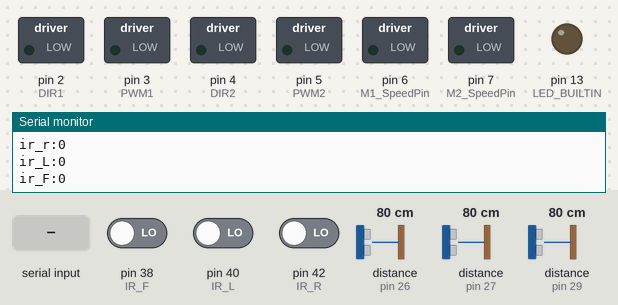
Recording of a sketch running on a simulated Arduino Mega 2560, built with avr-gcc and run on an emulated ATmega2560. On the bench: switched loads named in the sketch (green lamp = pin HIGH), output pins drawn as LEDs (lit = HIGH), the last lines printed to the serial monitor. Wiring (inferred from the names in the program): ultrasonic range finder: trigger pin 24; echo pin 26. The inputs (shaded band) are chosen by the test bench; at power-on: distance to the obstacle (sensors on pin 26, pin 27, pin 29) 80 cm, pin 38 (IR_F) LOW, pin 40 (IR_L) LOW, pin 42 (IR_R) LOW. The echo pulse lasts 58.3 µs per cm; pins used as bus, display or sensor lines are not drawn.

Above: at 1.2 s.
1.3 s: distance to the obstacle (sensor on pin 26) set to 44 cm
2.8 s: distance to the obstacle (sensor on pin 26) set to 38 cm
At 5.5 s:
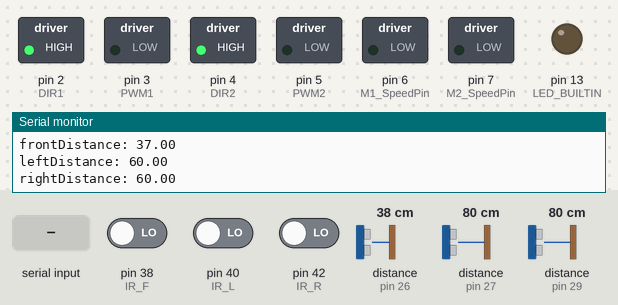
5.8 s: "S" received over Serial
At 8.5 s:
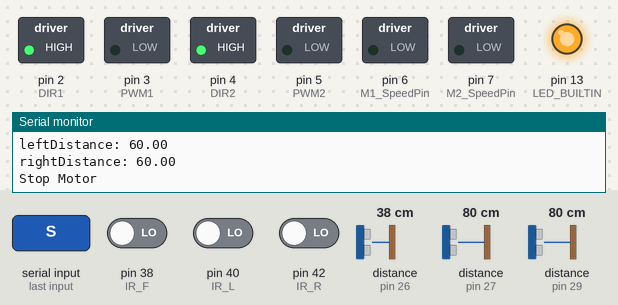
8.8 s: distance to the obstacle (sensor on pin 27) set to 2 cm
11.8 s: distance to the obstacle (sensor on pin 27) set to 35 cm
At 13.0 s:
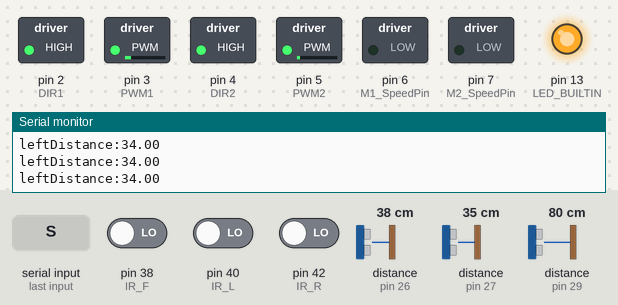
13.3 s: distance to the obstacle (sensor on pin 27) set to 4 cm
At 14.1 s:
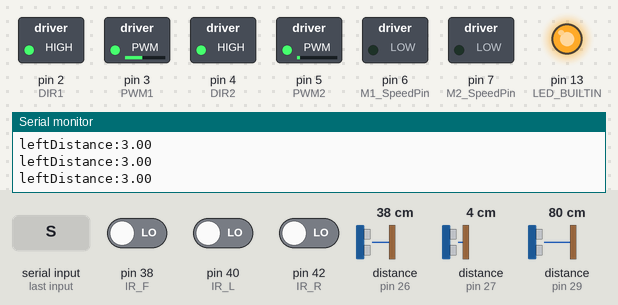
Timing chart, 0 to 15.8 s (numbered marks = the images above; inputs shaded):
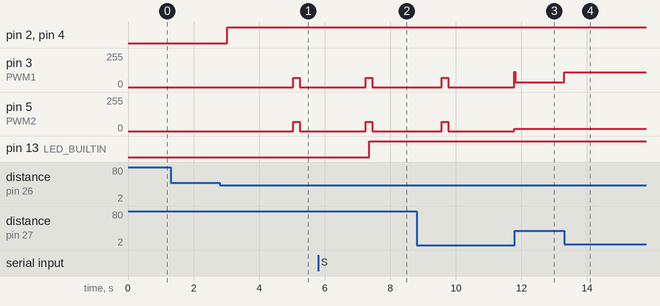

The sketch:

CoffeeRobot_1125_3_ir_and_us.ino
```cpp
///////////////
#define DIR1 2
#define PWM1 3
#define DIR2 4
#define PWM2 5  //Driving motors

#define IR_R 42  //I3
#define IR_F 38  //I2
#define IR_L 40  //I1   Ir sensor right & left


#define TRIG_F 24
#define ECHO_F 26
#define TRIG_L 25
#define ECHO_L 27
#define TRIG_R 28
#define ECHO_R 29

int drivingflag = 0;

int M1_pinNum_1 = 28;
int M1_pinNum_2 = 29;
int M1_SpeedPin = 6;

int M2_pinNum_1 = 30;
int M2_pinNum_2 = 31;
int M2_SpeedPin = 7;


char cmd='z';
int ir_R;
int ir_F;
int ir_L;  // ir sensor read

float Kp = 2.35;
float Kd = 0;
float Ki = 0;
//gain values

float e, e_dot, int_e, pree = 0;
float pretime, dt = 0;


int flag = 0;

void one_shot();
void two_shot();
void Half_shot();

void stop();
void left();
float f_getDistanceCM();
float r_getDistanceCM();
float l_getDistanceCM();

void setup() {

  Serial.begin(9600);
  pinMode(LED_BUILTIN, OUTPUT);

  pinMode(DIR1, OUTPUT);
  pinMode(PWM1, OUTPUT);
  pinMode(DIR2, OUTPUT);
  pinMode(PWM2, OUTPUT);

  pinMode(IR_R, INPUT);
  pinMode(IR_F, INPUT);
  pinMode(IR_L, INPUT);

  pinMode(TRIG_F, OUTPUT);
  pinMode(ECHO_F, INPUT);
  pinMode(TRIG_R, OUTPUT);
  pinMode(ECHO_R, INPUT);
  pinMode(TRIG_L, OUTPUT);
  pinMode(ECHO_L, INPUT);
}

void loop() {
  if (Serial.available()) {
    cmd = Serial.read();

    if (cmd == 'S') {
      Serial.println("Stop Motor");
      digitalWrite(LED_BUILTIN, HIGH);
      delay(100);
      stop();
      flag++;
    }

    if (cmd == 'O') {
      //Serial.println("User Finded");
      digitalWrite(LED_BUILTIN, HIGH);
      delay(100);
    }

    if (cmd == 'A') {
      //Serial.println("You order Half shot");
      digitalWrite(LED_BUILTIN, HIGH);
      delay(100);
      Serial.println("5");
      delay(5000);  //assume: after 5sec, user has gone
      Serial.println("9");
      flag = 0;  //워터펌프 제어코드 추가해야함
    }

    if (cmd == 'B') {
      //Serial.println("You order One shot");
      digitalWrite(LED_BUILTIN, HIGH);
      delay(100);
      Serial.println("5");
      delay(5000);  //assume: after 5sec, user has gone
      Serial.println("9");
      flag = 0;  //워터펌프 제어코드 추가해야함
    }

    if (cmd == 'C') {
      //Serial.println("You order Two shot");
      digitalWrite(LED_BUILTIN, HIGH);
      delay(100);  //assume: after 5sec, making finish
      Serial.println("5");
      delay(5000);  //assume: after 5sec, user has gone
      Serial.println("9");
      flag = 0;  //워터펌프 제어코드 추가해야함
    }
  }  // hand sign -->motor stop
  //s-> stop 약자
  //o-> order
  //A,B,C->반샷 한샷 투샷
  //5-> 워터펌프 작동 완료 시그널/9-> 사람이 컵까지 가져갔을 때 시그널

  //초음파 센서 읽는부분 추가
  float cm =60;
  cm=f_getDistanceCM();
  //Serial.print("\n Sensor1 (Distance): ");

  //Serial.print(cm);
  float speed_by_distance = map(cm, 0, 60, 40, 90);

  float leftDistance = 60;
  float rightDistance = 60;


  if (cm < 40) {
    //Serial.println("zzzzzzz");
    //0.5초간 정지합니다.
    stop();
    delay(1000);

    leftDistance = l_getDistanceCM();
    rightDistance = r_getDistanceCM();
    //  0.3초간 후진합니다.
    back(speed_by_distance);
    Serial.print("frontDistance: ");
    Serial.println(cm);
    Serial.print("leftDistance: ");
    Serial.println(leftDistance);
    Serial.print("rightDistance: ");
    Serial.println(rightDistance);


    stop();
    delay(1000);
    /*
     왼쪽이 오른쪽보다 크다면 0.5초간 좌회전하며,
     아니라면(작다면)  0.5초간 우회전합니다.
     */
    if (leftDistance > rightDistance){
      while(rightDistance<40){
      left();
      Serial.print("rightDistance:");
      Serial.println(rightDistance);
      rightDistance = r_getDistanceCM();
      }

    }

    else if (leftDistance < rightDistance) {
      while(leftDistance<40){
      right();
      Serial.print("leftDistance:");
      Serial.println(leftDistance);
      leftDistance = l_getDistanceCM();
      }
      //Serial.println("bbbbbbb");
    }
    else{
      forward(speed_by_distance);

      }
  }

  else if(cm >= 40){  // 요부분에 ir 주행 추가
    if (flag == 0 && cmd != 'S') {

    ir_R = digitalRead(IR_R);
    delay(2);
    ir_F = digitalRead(IR_F);
    delay(2);
    ir_L = digitalRead(IR_L);
      Serial.print("ir_r:");
      Serial.println(ir_R);
      Serial.print("ir_L:");
      Serial.println(ir_L);
      Serial.print("ir_F:");
      Serial.println(ir_F);
    if (ir_R == 1 && ir_F==0 && ir_L == 0) {         //rotate_R
      digitalWrite(DIR1, HIGH);
      analogWrite(PWM1, 85);
      digitalWrite(DIR2,HIGH);
      analogWrite(PWM2, 17);
      //drivingflag = 1;
      //Serial.println(ir_R);
    }
    else if (ir_R == 0 && ir_F==0 && ir_L == 1) {    //rotate_L
      digitalWrite(DIR1, HIGH);
      analogWrite(PWM1, 17);
      digitalWrite(DIR2, HIGH);
      analogWrite(PWM2, 85);
      //drivingflag = 0;
      //Serial.println(ir_L);
    }
    else if (ir_R == 0 && ir_F==1 && ir_L == 0){        //stright black=1 white=0
      digitalWrite(DIR1, HIGH);
      analogWrite(PWM1, 70);
      digitalWrite(DIR2, HIGH);
      analogWrite(PWM2, 70);
      //Serial.println("eeeeeeee");
    }

    //Serial.println("hhhhhhh");
    }
  }


  if (cmd == 'A') {
    Half_shot();
    cmd = 'Z';
  } else if (cmd == 'B') {
    one_shot();
    cmd = 'Z';
  } else if (cmd == 'C') {
    two_shot();
    cmd = 'Z';
  } else {
    digitalWrite(M1_pinNum_1, LOW);
    digitalWrite(M1_pinNum_2, LOW);
    analogWrite(M1_SpeedPin, 0);
    digitalWrite(M2_pinNum_1, LOW);
    digitalWrite(M2_pinNum_2, LOW);
    analogWrite(M2_SpeedPin, 0);
    delay(100);
  }


}

//linetracking + sonic sensor done


void Half_shot()
{
    digitalWrite(M1_pinNum_1, LOW);
    digitalWrite(M1_pinNum_2, HIGH);
    analogWrite(M1_SpeedPin, 200);
    delay(100);//1번 모터의 작동 시간 조절부
    digitalWrite(M2_pinNum_1, LOW);
    digitalWrite(M2_pinNum_2, HIGH);
    analogWrite(M2_SpeedPin, 200);
    delay(100);//2번 모터의 작동 시간 조절부
}


void one_shot()
{
    digitalWrite(M1_pinNum_1, LOW);
    digitalWrite(M1_pinNum_2, HIGH);
    analogWrite(M1_SpeedPin, 200);
    delay(100);//1번 모터의 작동 시간 조절부
    digitalWrite(M2_pinNum_1, LOW);
    digitalWrite(M2_pinNum_2, HIGH);
    analogWrite(M2_SpeedPin, 200);
    delay(100);//2번 모터의 작동 시간 조절부
}


void two_shot()
{
    digitalWrite(M1_pinNum_1, LOW);
    digitalWrite(M1_pinNum_2, HIGH);
    analogWrite(M1_SpeedPin, 200);
    delay(100);//1번 모터의 작동 시간 조절부
    digitalWrite(M2_pinNum_1, LOW);
    digitalWrite(M2_pinNum_2, HIGH);
    analogWrite(M2_SpeedPin, 200);
    delay(100);//2번 모터의 작동 시간 조절부
}


/**
   전방 거리측정(CM)
   초음파센서를 이용해서 벽까지의 거리(mm)를 구합니다.
*/
float f_getDistanceCM() {
  digitalWrite(TRIG_F, LOW);
  delayMicroseconds(2);
  digitalWrite(TRIG_F, HIGH);
  delayMicroseconds(10);
  digitalWrite(TRIG_F, LOW);

  //    거리값을 저장합니다.
  unsigned long f_distance1 = pulseIn(ECHO_F, HIGH);
  float f_distance = f_distance1 * 17 / 1000;
  delay(100);

  if (f_distance > 60) {
    f_distance = 60;
  }

  return f_distance;
}

/**
   우측 거리측정(CM)
   초음파센서를 이용해서 벽까지의 거리(mm)를 구합니다.
*/
float r_getDistanceCM() {
  digitalWrite(ECHO_R, LOW);
  digitalWrite(TRIG_R, LOW);
  delayMicroseconds(2);
  digitalWrite(TRIG_R, HIGH);
  delayMicroseconds(10);
  digitalWrite(TRIG_R, LOW);

  //    거리값을 저장합니다.
  unsigned long r_distance1 = pulseIn(ECHO_R, HIGH);
  float r_distance = r_distance1 * 17 / 1000;

  if (r_distance > 60) {
    r_distance = 60;
  }


  return r_distance;
}

/**
   좌측 거리측정(CM)
   초음파센서를 이용해서 벽까지의 거리(mm)를 구합니다.
*/
float l_getDistanceCM() {
  digitalWrite(ECHO_L, LOW);
  digitalWrite(TRIG_L, LOW);
  delayMicroseconds(2);
  digitalWrite(TRIG_L, HIGH);
  delayMicroseconds(10);
  digitalWrite(TRIG_L, LOW);

  //    거리값을 저장합니다.
  unsigned long l_distance1 = pulseIn(ECHO_L, HIGH);
  float l_distance = l_distance1 * 17 / 1000;


  if (l_distance > 60) {
    l_distance = 60;
  }

  return l_distance;
}

/**
   RC카 전진
   왼쪽,오른쪽 모터를 정회전하여 전진합니다.
*/
void forward(float speed_by_distance) {

  //왼쪽모터 정회전
  digitalWrite(DIR1, HIGH);
  analogWrite(PWM1, speed_by_distance);

  //오른쪽모터 정회전
  digitalWrite(DIR2, HIGH);
  analogWrite(PWM2, speed_by_distance);
}

/**
   RC카 후진
   왼쪽,오른쪽 모터를 역회전하여 후진합니다.
*/

void back(float speed_by_distance) {
  //왼쪽모터 역회전
  digitalWrite(DIR1, LOW);
  analogWrite(PWM1, speed_by_distance);

  //오른쪽모터 역회전
  digitalWrite(DIR2, LOW);
  analogWrite(PWM2, speed_by_distance);
}
/**
   RC카 좌회전
   오른쪽 모터를 정회전, 왼쪽모터를 정지하여 좌회전합니다.
*/
void left() {
  //왼쪽모터 기본속도
  digitalWrite(DIR1, HIGH);
  analogWrite(PWM1, 17);

  //오른쪽모터 PID만큼 빠르게?
  dt = (micros() - pretime) / 1000000;
  pretime = micros();


  e = 50 - r_getDistanceCM();
  int_e += e * dt;
  e_dot = (e - pree) / dt;
  pree = e;

  digitalWrite(DIR2, HIGH);
  analogWrite(PWM2, Kp * e + Kd * e_dot + Ki * int_e);  //숫자조절 필요

}

/**
   RC카 우회전
   오른쪽 모터를 정지, 왼쪽 모터를 정회전하여 우회전합니다.
*/

void right() {
  //왼쪽모터 PID만큼 빠르게?

  dt = (micros() - pretime) / 1000000;
  pretime = micros();

  e = 50 - l_getDistanceCM();
  int_e += e * dt;
  e_dot = (e - pree) / dt;
  pree = e;
  digitalWrite(DIR1, HIGH);
  analogWrite(PWM1, Kp * e + Kd * e_dot + Ki * int_e);  //숫자조절 필요

  //오른쪽모터 기본속도
  digitalWrite(DIR2, HIGH);
  analogWrite(PWM2, 17);

}

/**
   RC카 정지
   오른쪽,왼쪽모터를 모두 정지합니다.
*/
void stop() {
  //왼쪽모터 정지
  digitalWrite(DIR1, HIGH);
  analogWrite(PWM1, 0);
  //오른쪽모터 정지
  digitalWrite(DIR2, HIGH);
  analogWrite(PWM2, 0);
}
```

Measured:
- the behaviour switches between 41 and 40 cm on distance to the obstacle (sensor on pin 26) (found by bisection; images 0 and 1)
- after the input at 2.8 s, pin 2 (DIR1), pin 4 (DIR2): LOW → HIGH after 0.22 s; pin 3 (PWM1), pin 5 (PWM2): 0/255 → 70/255 after 2.2 s, → 0/255 0.20 s later
- after the input at 5.8 s, pin 13 (LED_BUILTIN): LOW → HIGH after 1.6 s
- after the input at 11.8 s, pin 3 (PWM1): 115/255 → 37/255 at once
- after the input at 13.3 s, pin 3 (PWM1): 37/255 → 110/255 at once
